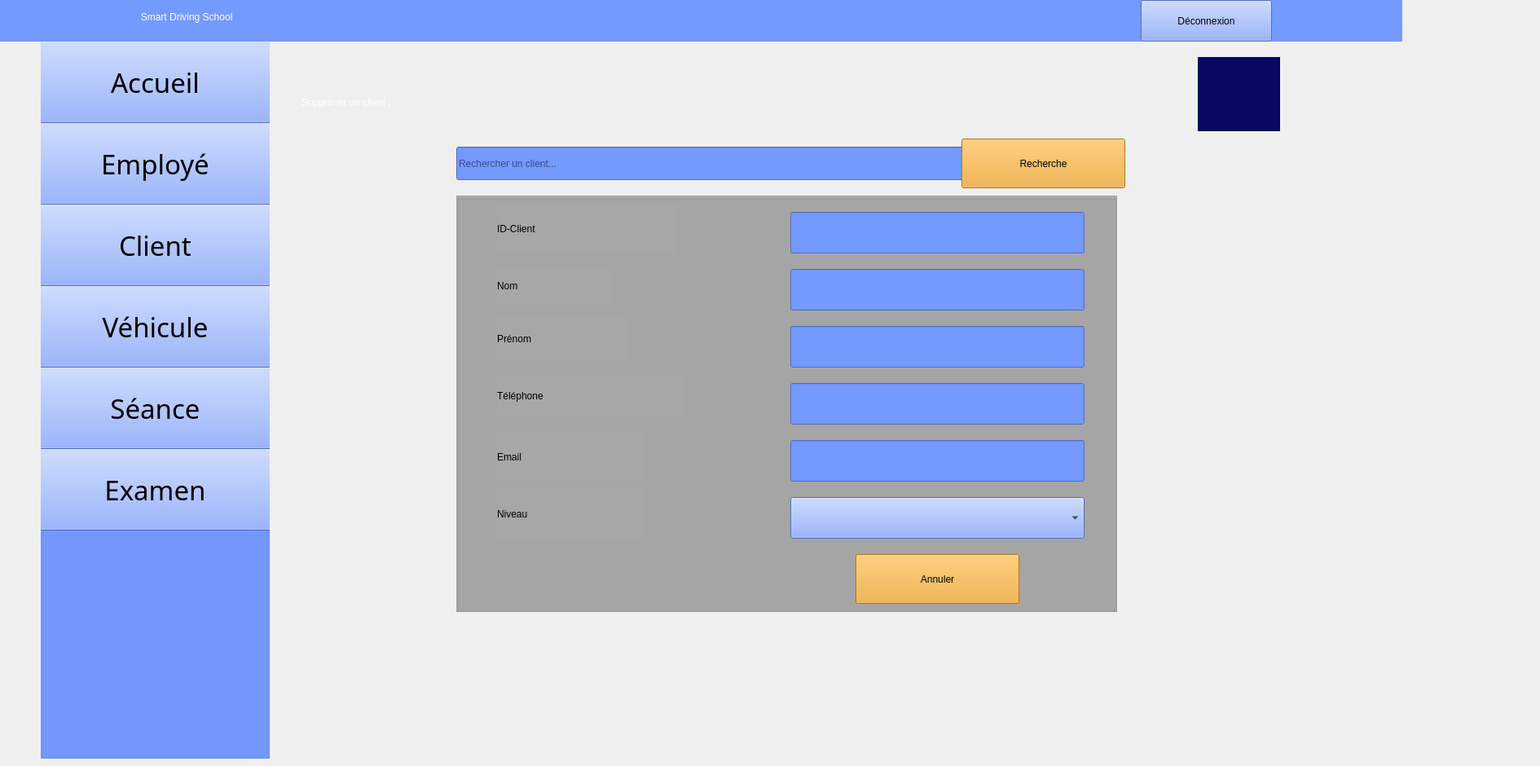
    <widget class="QWidget" name="suppclient">
     <widget class="QLabel" name="label_457">
      <property name="geometry">
       <rect>
        <x>-160</x>
        <y>-10</y>
        <width>1881</width>
        <height>61</height>
       </rect>
      </property>
      <property name="styleSheet">
       <string notr="true">color: rgb(255, 255, 255);
background-color: rgb(116, 153, 255);
font: 24pt &quot;Segoe UI Symbol&quot;;</string>
      </property>
      <property name="text">
       <string>                                                                                                    Smart Driving School         </string>
      </property>
     </widget>
     <widget class="QGroupBox" name="groupBox_92">
      <property name="geometry">
       <rect>
        <x>50</x>
        <y>30</y>
        <width>281</width>
        <height>901</height>
       </rect>
      </property>
      <property name="styleSheet">
       <string notr="true">background-color: rgb(116, 153, 255);</string>
      </property>
      <property name="title">
       <string/>
      </property>
      <widget class="QPushButton" name="pushButton60">
       <property name="geometry">
        <rect>
         <x>-20</x>
         <y>20</y>
         <width>321</width>
         <height>101</height>
        </rect>
       </property>
       <property name="font">
        <font>
         <family>Romantic</family>
         <pointsize>25</pointsize>
         <italic>false</italic>
         <bold>false</bold>
        </font>
       </property>
       <property name="styleSheet">
        <string notr="true">background-color: rgb(116, 153, 255);
font: 25pt &quot;Romantic&quot;;</string>
       </property>
       <property name="text">
        <string>Accueil</string>
       </property>
       <property name="icon">
        <iconset theme="QIcon::ThemeIcon::GoHome"/>
       </property>
       <property name="iconSize">
        <size>
         <width>35</width>
         <height>35</height>
        </size>
       </property>
      </widget>
      <widget class="QPushButton" name="pushButton61">
       <property name="geometry">
        <rect>
         <x>-20</x>
         <y>120</y>
         <width>321</width>
         <height>101</height>
        </rect>
       </property>
       <property name="font">
        <font>
         <family>Romantic</family>
         <pointsize>25</pointsize>
         <italic>false</italic>
         <bold>false</bold>
        </font>
       </property>
       <property name="styleSheet">
        <string notr="true">background-color: rgb(116, 153, 255);
font: 25pt &quot;Romantic&quot;;</string>
       </property>
       <property name="text">
        <string>Employé</string>
       </property>
       <property name="icon">
        <iconset resource="ressources.qrc">
         <normaloff>:/images/46db9ee3d4b3323457222bb8db7f3b42.png</normaloff>:/images/46db9ee3d4b3323457222bb8db7f3b42.png</iconset>
       </property>
       <property name="iconSize">
        <size>
         <width>45</width>
         <height>45</height>
        </size>
       </property>
      </widget>
      <widget class="QPushButton" name="pushButton62">
       <property name="geometry">
        <rect>
         <x>-20</x>
         <y>220</y>
         <width>321</width>
         <height>101</height>
        </rect>
       </property>
       <property name="font">
        <font>
         <family>Romantic</family>
         <pointsize>25</pointsize>
         <italic>false</italic>
         <bold>false</bold>
        </font>
       </property>
       <property name="styleSheet">
        <string notr="true">background-color: rgb(116, 153, 255);
font: 25pt &quot;Romantic&quot;;</string>
       </property>
       <property name="text">
        <string>Client</string>
       </property>
       <property name="icon">
        <iconset resource="ressources.qrc">
         <normaloff>:/images/0527f41904e77feddb97e532fe74d08f.png</normaloff>:/images/0527f41904e77feddb97e532fe74d08f.png</iconset>
       </property>
       <property name="iconSize">
        <size>
         <width>40</width>
         <height>40</height>
        </size>
       </property>
      </widget>
      <widget class="QPushButton" name="pushButton63">
       <property name="geometry">
        <rect>
         <x>-20</x>
         <y>320</y>
         <width>321</width>
         <height>101</height>
        </rect>
       </property>
       <property name="font">
        <font>
         <family>Romantic</family>
         <pointsize>25</pointsize>
         <italic>false</italic>
         <bold>false</bold>
        </font>
       </property>
       <property name="styleSheet">
        <string notr="true">background-color: rgb(116, 153, 255);
font: 25pt &quot;Romantic&quot;;</string>
       </property>
       <property name="text">
        <string>Véhicule</string>
       </property>
       <property name="icon">
        <iconset resource="ressources.qrc">
         <normaloff>:/images/cbad98069fae8d5554390bd40b0b561c.png</normaloff>:/images/cbad98069fae8d5554390bd40b0b561c.png</iconset>
       </property>
       <property name="iconSize">
        <size>
         <width>60</width>
         <height>60</height>
        </size>
       </property>
      </widget>
      <widget class="QPushButton" name="pushButton64">
       <property name="geometry">
        <rect>
         <x>-20</x>
         <y>420</y>
         <width>321</width>
         <height>101</height>
        </rect>
       </property>
       <property name="font">
        <font>
         <family>Romantic</family>
         <pointsize>25</pointsize>
         <italic>false</italic>
         <bold>false</bold>
        </font>
       </property>
       <property name="styleSheet">
        <string notr="true">background-color: rgb(116, 153, 255);
font: 25pt &quot;Romantic&quot;;</string>
       </property>
       <property name="text">
        <string>Séance</string>
       </property>
       <property name="icon">
        <iconset resource="ressources.qrc">
         <normaloff>:/images/c53651e2209ddb3281ed3a114fae2cfb.png</normaloff>:/images/c53651e2209ddb3281ed3a114fae2cfb.png</iconset>
       </property>
       <property name="iconSize">
        <size>
         <width>50</width>
         <height>50</height>
        </size>
       </property>
      </widget>
      <widget class="QPushButton" name="pushButton65">
       <property name="geometry">
        <rect>
         <x>-20</x>
         <y>520</y>
         <width>321</width>
         <height>101</height>
        </rect>
       </property>
       <property name="font">
        <font>
         <family>Romantic</family>
         <pointsize>25</pointsize>
         <italic>false</italic>
         <bold>false</bold>
        </font>
       </property>
       <property name="styleSheet">
        <string notr="true">background-color: rgb(116, 153, 255);
font: 25pt &quot;Romantic&quot;;</string>
       </property>
       <property name="text">
        <string>Examen</string>
       </property>
       <property name="icon">
        <iconset resource="ressources.qrc">
         <normaloff>:/images/7001e00fd5b7f2745c5e91ff547f4763.png</normaloff>:/images/7001e00fd5b7f2745c5e91ff547f4763.png</iconset>
       </property>
       <property name="iconSize">
        <size>
         <width>50</width>
         <height>50</height>
        </size>
       </property>
      </widget>
     </widget>
     <widget class="QLabel" name="label_474">
      <property name="geometry">
       <rect>
        <x>1020</x>
        <y>10</y>
        <width>41</width>
        <height>31</height>
       </rect>
      </property>
      <property name="styleSheet">
       <string notr="true">background-color: rgb(116, 153, 255);</string>
      </property>
      <property name="text">
       <string/>
      </property>
      <property name="pixmap">
       <pixmap resource="ressources.qrc">:/images/image22.png</pixmap>
      </property>
      <property name="scaledContents">
       <bool>true</bool>
      </property>
     </widget>
     <widget class="QLabel" name="label_475">
      <property name="geometry">
       <rect>
        <x>670</x>
        <y>10</y>
        <width>41</width>
        <height>31</height>
       </rect>
      </property>
      <property name="styleSheet">
       <string notr="true">background-color: rgb(116, 153, 255);</string>
      </property>
      <property name="text">
       <string/>
      </property>
      <property name="pixmap">
       <pixmap resource="ressources.qrc">:/images/image22.png</pixmap>
      </property>
      <property name="scaledContents">
       <bool>true</bool>
      </property>
     </widget>
     <widget class="QPushButton" name="pushButton174">
      <property name="geometry">
       <rect>
        <x>1400</x>
        <y>0</y>
        <width>161</width>
        <height>51</height>
       </rect>
      </property>
      <property name="styleSheet">
       <string notr="true">font: 700 11pt &quot;Romantic&quot;;
background-color: rgb(116, 153, 255);</string>
      </property>
      <property name="text">
       <string>Déconnexion</string>
      </property>
     </widget>
     <widget class="QLabel" name="label_481">
      <property name="geometry">
       <rect>
        <x>1470</x>
        <y>70</y>
        <width>101</width>
        <height>91</height>
       </rect>
      </property>
      <property name="styleSheet">
       <string notr="true">background-color: rgb(11, 8, 97);</string>
      </property>
      <property name="text">
       <string/>
      </property>
      <property name="pixmap">
       <pixmap resource="ressources.qrc">:/images/logoc++++.png</pixmap>
      </property>
      <property name="scaledContents">
       <bool>true</bool>
      </property>
     </widget>
     <widget class="QLabel" name="label_493">
      <property name="geometry">
       <rect>
        <x>370</x>
        <y>80</y>
        <width>671</width>
        <height>91</height>
       </rect>
      </property>
      <property name="styleSheet">
       <string notr="true">font: 40pt &quot;Chaparral Pro&quot;;
color: rgb(255, 255, 255);</string>
      </property>
      <property name="text">
       <string>Supprimer un client :</string>
      </property>
     </widget>
     <widget class="QPushButton" name="updateemploye_14">
      <property name="geometry">
       <rect>
        <x>1180</x>
        <y>170</y>
        <width>201</width>
        <height>61</height>
       </rect>
      </property>
      <property name="styleSheet">
       <string notr="true">font: 18pt &quot;Palatino Linotype&quot;;
background-color: rgb(241, 165, 40);
</string>
      </property>
      <property name="text">
       <string>Recherche</string>
      </property>
      <property name="icon">
       <iconset theme="QIcon::ThemeIcon::EditFind"/>
      </property>
     </widget>
     <widget class="QGroupBox" name="groupBox_97">
      <property name="geometry">
       <rect>
        <x>560</x>
        <y>240</y>
        <width>811</width>
        <height>511</height>
       </rect>
      </property>
      <property name="styleSheet">
       <string notr="true">background-color: rgb(167, 167, 167);
font: 18pt &quot;Palatino Linotype&quot;;</string>
      </property>
      <property name="title">
       <string/>
      </property>
      <widget class="QLabel" name="label_494">
       <property name="geometry">
        <rect>
         <x>50</x>
         <y>10</y>
         <width>221</width>
         <height>61</height>
        </rect>
       </property>
       <property name="styleSheet">
        <string notr="true">font: 25pt &quot;Segoe UI&quot;;</string>
       </property>
       <property name="text">
        <string>ID-Client</string>
       </property>
      </widget>
      <widget class="QLabel" name="label_495">
       <property name="geometry">
        <rect>
         <x>50</x>
         <y>90</y>
         <width>141</width>
         <height>41</height>
        </rect>
       </property>
       <property name="styleSheet">
        <string notr="true">font: 25pt &quot;Segoe UI&quot;;</string>
       </property>
       <property name="text">
        <string>Nom</string>
       </property>
      </widget>
      <widget class="QLabel" name="label_496">
       <property name="geometry">
        <rect>
         <x>50</x>
         <y>150</y>
         <width>161</width>
         <height>51</height>
        </rect>
       </property>
       <property name="styleSheet">
        <string notr="true">font: 25pt &quot;Segoe UI&quot;;</string>
       </property>
       <property name="text">
        <string>Prénom</string>
       </property>
      </widget>
      <widget class="QLabel" name="label_497">
       <property name="geometry">
        <rect>
         <x>50</x>
         <y>290</y>
         <width>181</width>
         <height>61</height>
        </rect>
       </property>
       <property name="styleSheet">
        <string notr="true">font: 25pt &quot;Segoe UI&quot;;</string>
       </property>
       <property name="text">
        <string>Email</string>
       </property>
      </widget>
      <widget class="QLabel" name="label_498">
       <property name="geometry">
        <rect>
         <x>50</x>
         <y>220</y>
         <width>231</width>
         <height>51</height>
        </rect>
       </property>
       <property name="styleSheet">
        <string notr="true">font: 25pt &quot;Segoe UI&quot;;</string>
       </property>
       <property name="text">
        <string>Téléphone</string>
       </property>
      </widget>
      <widget class="QPushButton" name="pushButton151">
       <property name="geometry">
        <rect>
         <x>490</x>
         <y>440</y>
         <width>201</width>
         <height>61</height>
        </rect>
       </property>
       <property name="styleSheet">
        <string notr="true">font: 18pt &quot;Palatino Linotype&quot;;
background-color: rgb(241, 165, 40);
</string>
       </property>
       <property name="text">
        <string>Annuler</string>
       </property>
       <property name="icon">
        <iconset theme="QIcon::ThemeIcon::DocumentRevert"/>
       </property>
      </widget>
      <widget class="QLineEdit" name="lineEdit_idClientSupp">
       <property name="geometry">
        <rect>
         <x>410</x>
         <y>20</y>
         <width>361</width>
         <height>51</height>
        </rect>
       </property>
       <property name="styleSheet">
        <string notr="true">background-color: rgb(116, 153, 255);</string>
       </property>
      </widget>
      <widget class="QLineEdit" name="lineEdit_110">
       <property name="geometry">
        <rect>
         <x>410</x>
         <y>90</y>
         <width>361</width>
         <height>51</height>
        </rect>
       </property>
       <property name="styleSheet">
        <string notr="true">background-color: rgb(116, 153, 255);</string>
       </property>
      </widget>
      <widget class="QLineEdit" name="lineEdit_111">
       <property name="geometry">
        <rect>
         <x>410</x>
         <y>160</y>
         <width>361</width>
         <height>51</height>
        </rect>
       </property>
       <property name="styleSheet">
        <string notr="true">background-color: rgb(116, 153, 255);</string>
       </property>
      </widget>
      <widget class="QLineEdit" name="lineEdit_112">
       <property name="geometry">
        <rect>
         <x>410</x>
         <y>230</y>
         <width>361</width>
         <height>51</height>
        </rect>
       </property>
       <property name="styleSheet">
        <string notr="true">background-color: rgb(116, 153, 255);</string>
       </property>
      </widget>
      <widget class="QLineEdit" name="lineEdit_113">
       <property name="geometry">
        <rect>
         <x>410</x>
         <y>300</y>
         <width>361</width>
         <height>51</height>
        </rect>
       </property>
       <property name="styleSheet">
        <string notr="true">background-color: rgb(116, 153, 255);</string>
       </property>
      </widget>
      <widget class="QLabel" name="label_523">
       <property name="geometry">
        <rect>
         <x>50</x>
         <y>360</y>
         <width>181</width>
         <height>61</height>
        </rect>
       </property>
       <property name="styleSheet">
        <string notr="true">font: 25pt &quot;Segoe UI&quot;;</string>
       </property>
       <property name="text">
        <string>Niveau</string>
       </property>
      </widget>
      <widget class="QComboBox" name="comboBox_niveauClient_2">
       <property name="geometry">
        <rect>
         <x>410</x>
         <y>370</y>
         <width>361</width>
         <height>51</height>
        </rect>
       </property>
       <property name="font">
        <font>
         <family>Segoe UI</family>
         <pointsize>14</pointsize>
         <italic>false</italic>
         <bold>false</bold>
        </font>
       </property>
       <property name="styleSheet">
        <string notr="true">font: 14pt &quot;Segoe UI&quot;;
background-color: rgb(116, 153, 255);</string>
       </property>
       <property name="currentText">
        <string notr="true"/>
       </property>
       <property name="placeholderText">
        <string comment="Niveau" extracomment="Niveau">Niveau</string>
       </property>
       <property name="duplicatesEnabled">
        <bool>false</bool>
       </property>
       <property name="frame">
        <bool>true</bool>
       </property>
       <item>
        <property name="text">
         <string/>
        </property>
       </item>
       <item>
        <property name="text">
         <string>Débutant</string>
        </property>
       </item>
       <item>
        <property name="text">
         <string>Intermédiaire</string>
        </property>
       </item>
       <item>
        <property name="text">
         <string>Avancé</string>
        </property>
       </item>
      </widget>
     </widget>
     <widget class="QLineEdit" name="lineRecherche_4">
      <property name="geometry">
       <rect>
        <x>560</x>
        <y>180</y>
        <width>651</width>
        <height>41</height>
       </rect>
      </property>
      <property name="styleSheet">
       <string notr="true">background-color: rgb(116, 153, 255);
color: rgb(0, 0, 0);</string>
      </property>
      <property name="placeholderText">
       <string>Rechercher un client...</string>
      </property>
     </widget>
     <zorder>groupBox_92</zorder>
     <zorder>label_457</zorder>
     <zorder>label_474</zorder>
     <zorder>label_475</zorder>
     <zorder>pushButton174</zorder>
     <zorder>label_481</zorder>
     <zorder>label_493</zorder>
     <zorder>groupBox_97</zorder>
     <zorder>lineRecherche_4</zorder>
     <zorder>updateemploye_14</zorder>
    </widget>
